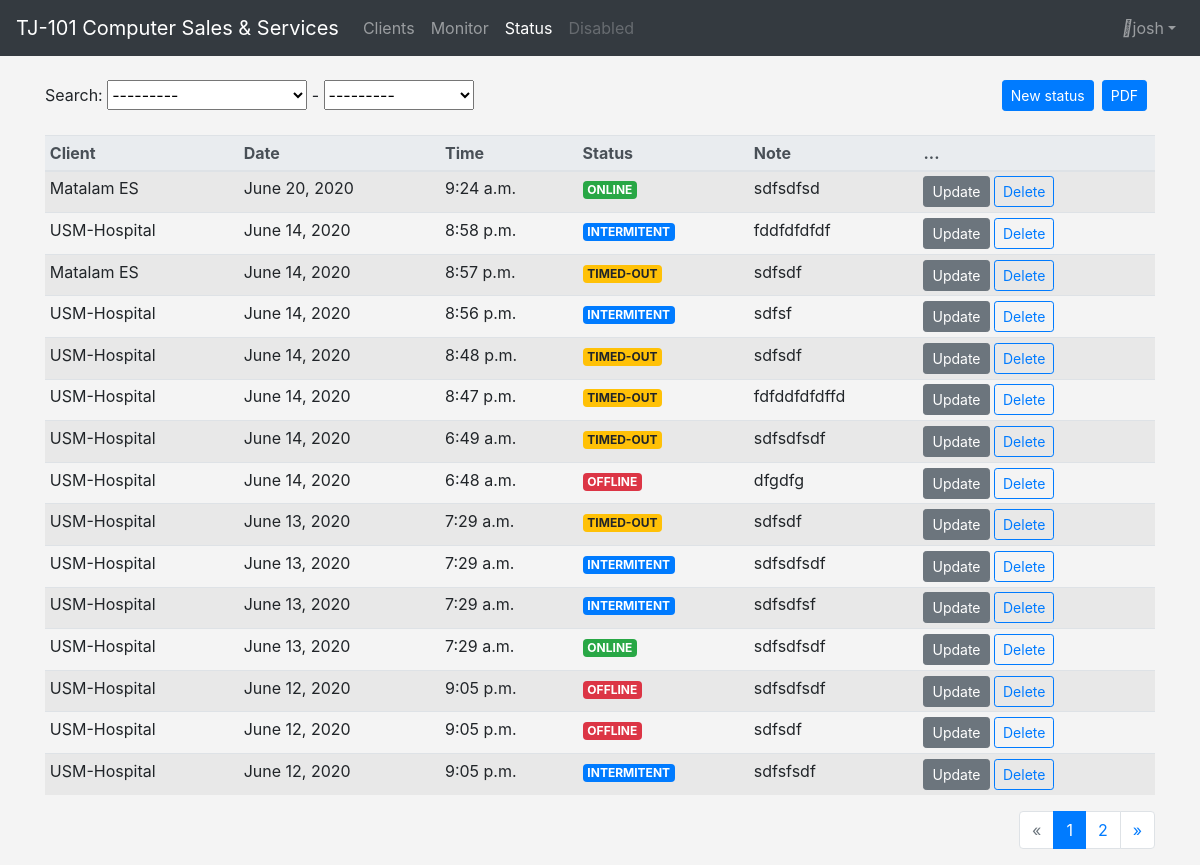
Before: /clients/status/ (signed in) with the older database file.
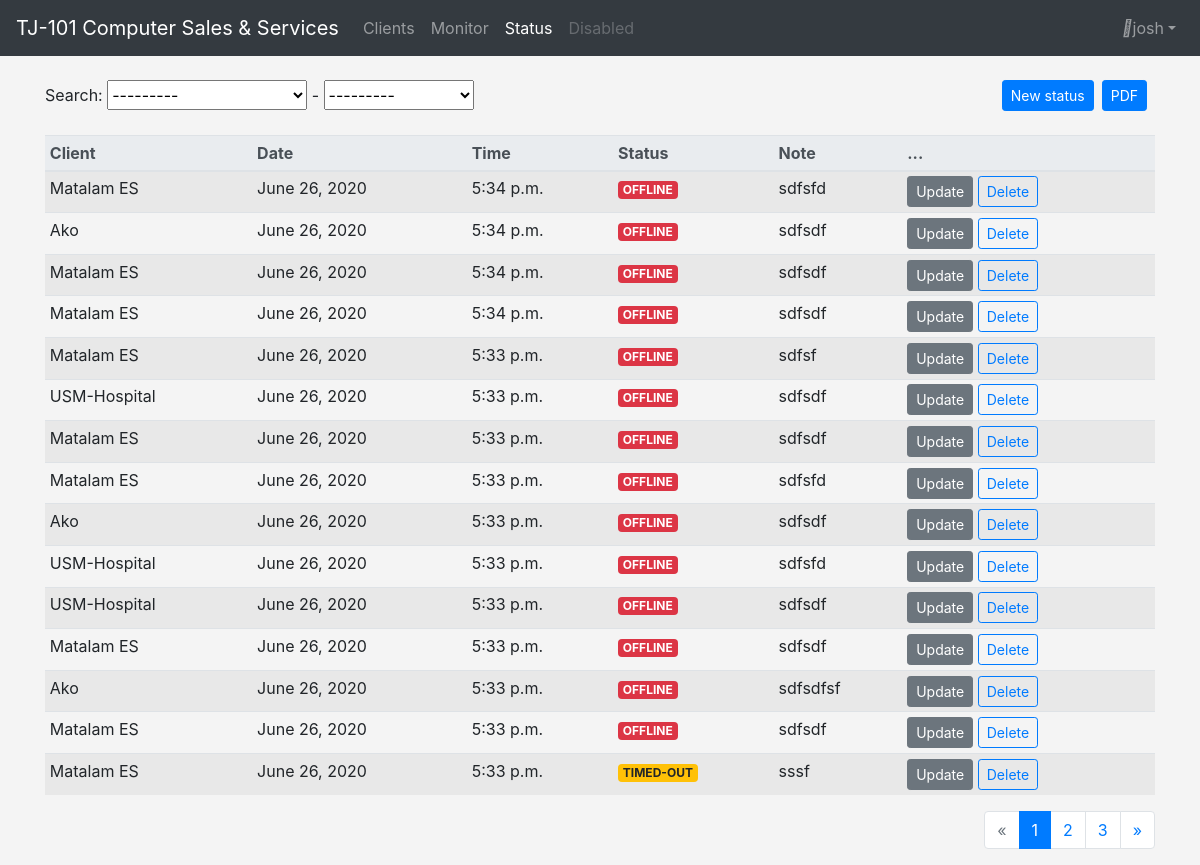
After: the same page with the newer database file.
### client/models.py (models this page shows, shortened)
class Status(models.Model):
    OFF     = 'OFFLINE'
    RTO     = 'TIMED-OUT'
    INT     = 'INTERMITENT'
    ON      = 'ONLINE'
    STATUS    = (
        (OFF, 'Offline'),
        (RTO, 'Time out'),
        (INT, 'Intermitent'),
        (ON, 'Online'),
    )
    client          = models.ForeignKey(Client, on_delete=models.CASCADE)
    status_date     = models.DateField(auto_now_add=True)
    status_time     = models.TimeField(auto_now_add=True)
    status_note     = models.CharField(max_length=200)
    status_type     = models.CharField(max_length=11, choices=STATUS, default=OFF)
    class Meta:
        indexes     = [models.Index(fields=['status_date'])]
        ordering    = ['-status_date']
        verbose_name= 'status'
        verbose_name_plural = 'statuses'

class Client(models.Model):
    client_no       = models.CharField(max_length=50)
    client_name     = models.CharField(max_length=150)
    client_address  = models.CharField(max_length=200)
    client_email    = models.CharField(max_length=100)
    client_registered = models.DateField(auto_now_add=False)
    client_active   = models.BooleanField(default=False)
    client_ip       = models.CharField(default="", max_length=20)
    client_contact  = models.CharField(default="", max_length=50)
    client_contact_person = models.CharField(default="", max_length=100)
    class Meta:
        indexes = [models.Index(fields=['client_name', 'client_no'])]
        ordering = ('client_name', 'client_no')
        verbose_name = 'client'
        verbose_name_plural = 'clients'
    def __str__(self):
        return  self.client_name

### client/views.py (the view)
# urls.py: path('status/', views.status_list, name='statuses'),
def status_list(request):
    statuses = Status.objects.all()
    status_filter = StatusFilter(request.GET, queryset=statuses)
    page = request.GET.get('page', 1)
    paginator = Paginator(status_filter.qs, 15)
    try:
        statusex = paginator.page(page)
    except PageNotAnInteger:
        statusex = paginator.page(1)
    except EmptyPage:
        statusex = paginator.page(paginator.num_pages)
    flag1 = True
    return render(request, 'status/statuses.html', {'statuses': statusex, 'flag1':flag1, 'filter': status_filter})

### templates/status/statuses.html (shortened to what the changed rows need)
{% extends 'base/base.html' %}
{% load crispy_forms_tags %}
{% block content %}
    {% if user.is_authenticated  %}
        <br>
            <div class="container">
                <div class="table-responsive">
                    <table class="table table-hover table-sm table-striped" id="statusTable">
                        <thead class="thead-light">
                            <tr>
                                <th>Client</th>
                                <th>Date</th>
                                <th>Time</th>
                                <th>Status</th>
                                <th>Note</th>
                                <th>...</th>
                            </tr>
                        </thead>
                        <tbody>
                            {% include 'status/partial_status_list.html' %}
                        </tbody>
                    </table>
                </div>
                            {% if flag1 == True %}
                                    <div>
                                        {% if statuses.has_other_pages %}
                                            <ul class="pagination justify-content-end">
                                                {% for i in statuses.paginator.page_range %}
                                                    {% if statuses.number == i %}
                                                        <li class="page-item active" aria-current="page">
                                                            <a class="page-link" href="#"><span>{{ i }} <span class="sr-only">(current)</span></span></a>
                                                        </li>
                                                    {% elif i > statuses.number|add:'-5' and i < statuses.number|add:'5' %}
                                                        <li class="page-item">
                                                            <a class="page-link " href="?page={{ i }}">{{ i }}</a>
                                                        </li>
                                                    {% endif %}
                                                {% endfor %}
                                            </ul>
                                        {% endif %}
                                    </div>
                            {% endif %}
            </div>
    {% endif %}
{% endblock content %}

### templates/status/partial_status_list.html (shortened to what this page needs)
<div>
    {% for status in statuses  %}
        <tr>
            <td>{{status.client}}</td>
            <td>{{status.status_date}}</td>
            <td>{{status.status_time}}</td>
            {% if status.status_type == 'ONLINE' %}
                <td><span class="badge badge-success">{{status.status_type}}</span> </td>
            {% elif status.status_type == 'OFFLINE' %}
                <td><span class="badge badge-danger">{{status.status_type}}</span></td>
            {% elif status.status_type == 'TIMED-OUT' %}
                <td><span class="badge badge-warning">{{status.status_type}}</span></td>
            {% else %}
                <td><span class="badge badge-primary">{{status.status_type}}</span></td>
            {% endif %}
            <td>{{status.status_note}}</td>
            <td>
                <button type="button"
                    class="btn btn-secondary btn-sm js-update-status" data-url="{% url 'client:update_status' status.pk %}">
                    Update
                </button>
                <button type="button"
                    class="btn btn-outline-primary btn-sm js-delete-status" data-url="{% url 'client:delete_status' status.pk %}">
                    Delete
                </button>
            </td>
        </tr>
    {% endfor %}
</div>

Changed rows visible on the page:
no longer on this page (row unchanged): Status: client "Matalam ES", status_date "June 20, 2020", status_time "9:24 a.m.", status_type "ONLINE", status_note "sdfsdfsd"
no longer on this page (row unchanged): Status: client "USM-Hospital", status_date "June 14, 2020", status_time "8:58 p.m.", status_type "INTERMITENT", status_note "fddfdfdfdf"
no longer on this page (row unchanged): Status: client "Matalam ES", status_date "June 14, 2020", status_time "8:57 p.m.", status_type "TIMED-OUT", status_note "sdfsdf"
no longer on this page (row unchanged): Status: client "USM-Hospital", status_date "June 14, 2020", status_time "8:56 p.m.", status_type "INTERMITENT", status_note "sdfsf"
no longer on this page (row unchanged): Status: client "USM-Hospital", status_date "June 14, 2020", status_time "8:48 p.m.", status_type "TIMED-OUT", status_note "sdfsdf"
no longer on this page (row unchanged): Status: client "USM-Hospital", status_date "June 14, 2020", status_time "8:47 p.m.", status_type "TIMED-OUT", status_note "fdfddfdfdffd"
no longer on this page (row unchanged): Status: client "USM-Hospital", status_date "June 14, 2020", status_time "6:49 a.m.", status_type "TIMED-OUT", status_note "sdfsdfsdf"
no longer on this page (row unchanged): Status: client "USM-Hospital", status_date "June 14, 2020", status_time "6:48 a.m.", status_type "OFFLINE", status_note "dfgdfg"
no longer on this page (row unchanged): Status: client "USM-Hospital", status_date "June 13, 2020", status_time "7:29 a.m.", status_type "TIMED-OUT", status_note "sdfsdf"
no longer on this page (row unchanged): Status: client "USM-Hospital", status_date "June 13, 2020", status_time "7:29 a.m.", status_type "INTERMITENT", status_note "sdfsdfsdf"
no longer on this page (row unchanged): Status: client "USM-Hospital", status_date "June 13, 2020", status_time "7:29 a.m.", status_type "INTERMITENT", status_note "sdfsdfsf"
no longer on this page (row unchanged): Status: client "USM-Hospital", status_date "June 13, 2020", status_time "7:29 a.m.", status_type "ONLINE", status_note "sdfsdfsdf"
no longer on this page (row unchanged): Status: client "USM-Hospital", status_date "June 12, 2020", status_time "9:05 p.m.", status_type "OFFLINE", status_note "sdfsdfsdf"
no longer on this page (row unchanged): Status: client "USM-Hospital", status_date "June 12, 2020", status_time "9:05 p.m.", status_type "OFFLINE", status_note "sdfsdf"
no longer on this page (row unchanged): Status: client "USM-Hospital", status_date "June 12, 2020", status_time "9:05 p.m.", status_type "INTERMITENT", status_note "sdfsfsdf"
added Status: client "Matalam ES", status_date "June 26, 2020", status_time "5:34 p.m.", status_type "OFFLINE", status_note "sdfsfd"
added Status: client "Ako", status_date "June 26, 2020", status_time "5:34 p.m.", status_type "OFFLINE", status_note "sdfsdf"
added Status: client "Matalam ES", status_date "June 26, 2020", status_time "5:34 p.m.", status_type "OFFLINE", status_note "sdfsdf"
added Status: client "Matalam ES", status_date "June 26, 2020", status_time "5:34 p.m.", status_type "OFFLINE", status_note "sdfsdf"
added Status: client "Matalam ES", status_date "June 26, 2020", status_time "5:33 p.m.", status_type "OFFLINE", status_note "sdfsf"
added Status: client "USM-Hospital", status_date "June 26, 2020", status_time "5:33 p.m.", status_type "OFFLINE", status_note "sdfsdf"
added Status: client "Matalam ES", status_date "June 26, 2020", status_time "5:33 p.m.", status_type "OFFLINE", status_note "sdfsdf"
added Status: client "Matalam ES", status_date "June 26, 2020", status_time "5:33 p.m.", status_type "OFFLINE", status_note "sdfsfd"
added Status: client "Ako", status_date "June 26, 2020", status_time "5:33 p.m.", status_type "OFFLINE", status_note "sdfsdf"
added Status: client "USM-Hospital", status_date "June 26, 2020", status_time "5:33 p.m.", status_type "OFFLINE", status_note "sdfsfd"
added Status: client "USM-Hospital", status_date "June 26, 2020", status_time "5:33 p.m.", status_type "OFFLINE", status_note "sdfsdf"
added Status: client "Matalam ES", status_date "June 26, 2020", status_time "5:33 p.m.", status_type "OFFLINE", status_note "sdfsdf"
added Status: client "Ako", status_date "June 26, 2020", status_time "5:33 p.m.", status_type "OFFLINE", status_note "sdfsdfsf"
added Status: client "Matalam ES", status_date "June 26, 2020", status_time "5:33 p.m.", status_type "OFFLINE", status_note "sdfsdf"
added Status: client "Matalam ES", status_date "June 26, 2020", status_time "5:33 p.m.", status_type "TIMED-OUT", status_note "sssf"
Other visible differences:
new list line: "3"
